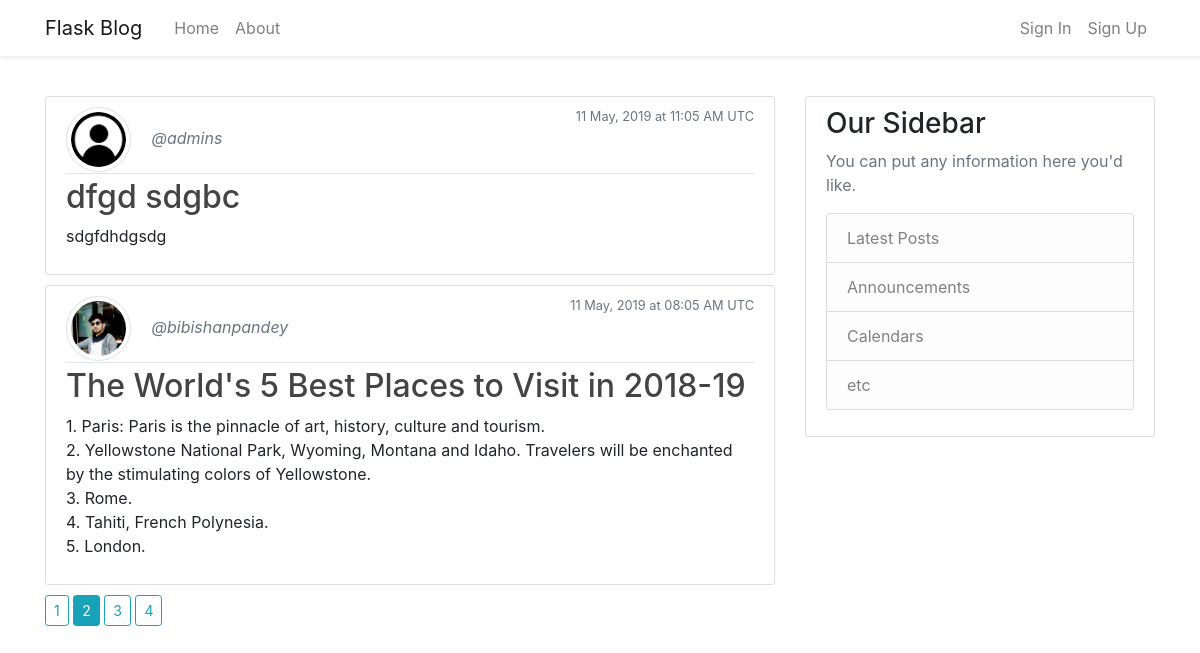
The page /home?page=2 on the database its author committed.
### flask_blog/models.py (models this page shows, shortened)
class Post(db.Model):
    id = db.Column(db.Integer, primary_key = True)
    title = db.Column(db.String(100), nullable = False)
    date_posted = db.Column(db.DateTime, nullable = False, default = datetime.utcnow)
    content = db.Column(db.Text, nullable = False)
    user_id = db.Column(db.Integer, db.ForeignKey('user.id'), nullable = False)

class User(db.Model, UserMixin):
    id = db.Column(db.Integer, primary_key = True)
    username = db.Column(db.String(20), unique = True, nullable = False)
    email = db.Column(db.String(120), unique = True, nullable = False)
    image_file = db.Column(db.String(20), nullable = False, default = 'default.png')
    password = db.Column(db.String(60), nullable = False)
    posts = db.relationship('Post', backref = 'author', lazy = True)

### flask_blog/main/routes.py (the view)
@main.route("/")
@main.route("/home")
def home():
    page = request.args.get('page', 1, type = int)
    posts = Post.query.order_by(Post.date_posted.desc()).paginate(page = page, per_page = 2)
    return render_template('home.html', posts = posts)

### flask_blog/templates/home.html
{% extends 'layout.html' %}
{% block content %}
    {% for post in posts.items %}
        <article class="media content-section">
            <div class="media-body">
                <div class="article-metadata">
                    <img class="rounded-circle article-img img-thumbnail" src="{{ url_for('static', filename = 'images/' + post.author.image_file) }}">
                    <a class="mr-2 text-muted font-italic" href="{{ url_for('users.user_posts', username = post.author.username) }}">@{{ post.author.username }}</a>
                    <small class="text-muted float-right">{{ post.date_posted.strftime('%d %B, %Y at %H:%m %p UTC') }}</small>
                </div>
                <h2><a class="article-title" href="{{ url_for('posts.post', post_id = post.id) }}">{{ post.title }}</a></h2>
                <p class="article-content">{{ post.content }}</p>
            </div>
        </article>
    {% endfor %}
    {% for page_num in posts.iter_pages(left_edge=1, right_edge=1, left_current=1, right_current=2) %}
        {% if page_num %}
            {% if posts.page == page_num %}
                <a class="btn btn-sm btn-info mb-4" href="{{ url_for('main.home', page=page_num) }}">{{ page_num }}</a>
            {% else %}
                <a class="btn btn-sm btn-outline-info mb-4" href="{{ url_for('main.home', page = page_num) }}">{{ page_num }}</a>
            {% endif %}
        {% else %}
            ...
        {% endif %}
    {% endfor %}
{% endblock content %}

### flask_blog/static/css/main.css (style rules this page uses)
.content-section { background: #ffffff; padding: 10px 20px; border: 1px solid #dddddd; border-radius: 3px; margin-bottom: 10px; }
.article-title { color: #444444; }
.article-content { white-space: pre-line; }
.article-img { height: 65px; width: 65px; margin-right: 16px; }
.article-metadata { padding-bottom: 1px; margin-bottom: 4px; border-bottom: 1px solid #e3e3e3 }

### rows shown on the page
Post: image_file (placeholder picture), author.username "admins", date_posted "11 May, 2019 at 11:05 AM UTC", title "dfgd sdgbc", content "sdgfdhdgsdg"
Post: image_file (picture), author.username "bibishanpandey", date_posted "11 May, 2019 at 08:05 AM UTC", title "The World's 5 Best Places to Visit in 2018-19", content "1. Paris: Paris is the pinnacle of art, history, culture and tourism. 2. Yellowstone National Park, Wyoming, Montana and Idaho. Travelers will be enchanted by the stimulating colors of Yellowstone. 3. Rome. 4. Tahiti, French Polynesia. 5. London."

### other values the page prints
{{ page_num }} "1" "3" "4"
{{ page_num }} "2"
